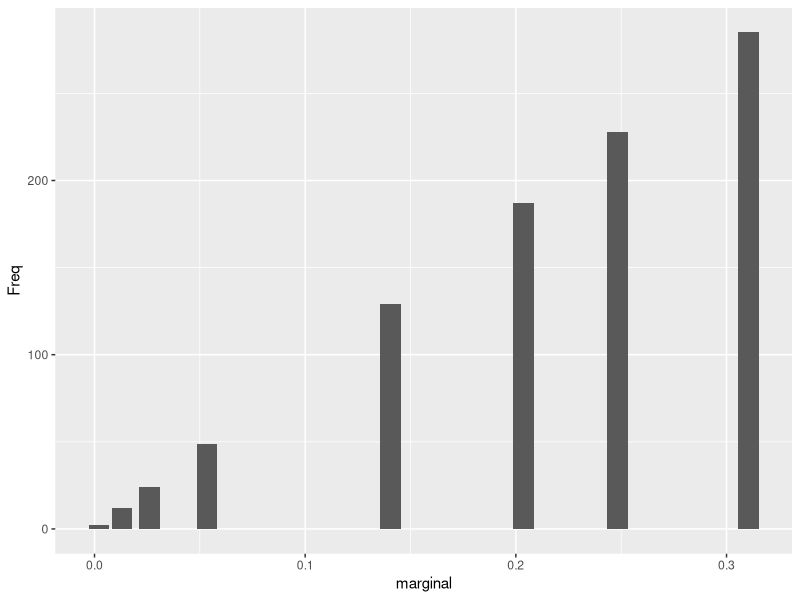
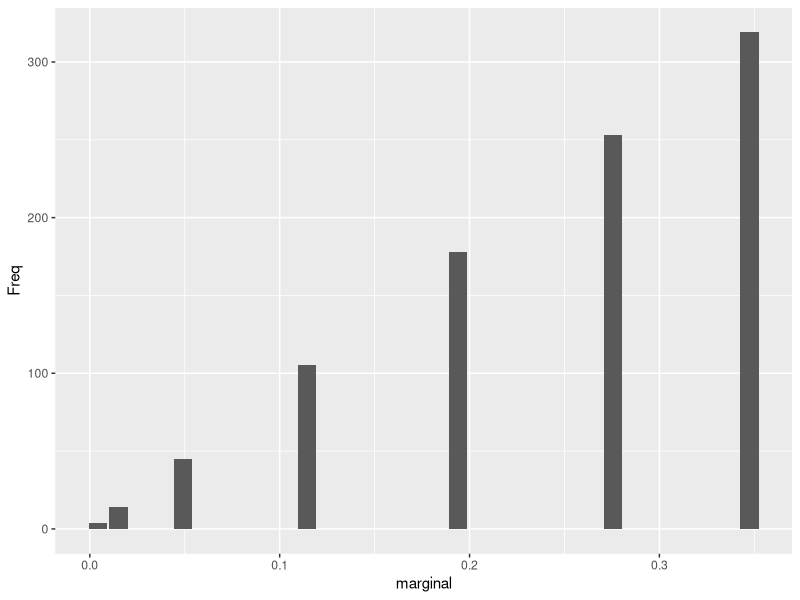

These charts were generated, in order, by the following R code: (Note: this script raises an error after producing the figures.)
library(dplyr)
library(ggplot2)
#1.- Con el último data frame obtenido en el postwork de
#la sesión 2, elabora tablas de frecuencias relativas para 
#estimar las siguientes probabilidades:
#La probabilidad (marginal) de que el equipo que juega en
#casa anote x goles (x=0,1,2,)
setwd("C:/Users/Dell/Documents/GitHub/BEDUpostworkRicardo/Postwork/Sesion2/")
df <- read.csv(file = 'Sesion2.csv')#Se lee data frame
#Aquí se calcula la marginal del equipo de casa
goles<-df %>% select(FTHG, FTAG)#Se crea dataframe con goles de casa y visitantes
n<-length(goles[,1])#Variable que nos dice el total de partidos
marginal.casa <- table(goles$FTHG) #tabla con frecuencia de goles
marginal.casa <- as.data.frame(marginal.casa) #se cambia formato a dataframe
names(marginal.casa)[1] = 'Goles' #se renombra la primer columna
marginal.casa$marginal <- marginal.casa$Freq / n #Se calcula la marginal 
marginal.casa


#La probabilidad (marginal) de que el equipo que juega como 
#visitante anote y goles (y=0,1,2,)
marginal.visitante <- table(goles$FTAG) #tabla con frecuencia de goles
marginal.visitante <- as.data.frame(marginal.visitante) #se cambia formato a dataframe
names(marginal.visitante)[1] <- 'Goles' #se renombra la primer columna
marginal.visitante$marginal <- marginal.visitante$Freq / n
marginal.visitante



#La probabilidad (conjunta) de que el equipo que juega en casa
#anote x goles y el equipo que juega como visitante anote y goles
#(x=0,1,2,, y=0,1,2,)
goles$conjuntas <- paste(goles$FTHG,goles$FTAG)#Se crea una nueva columna con los goles conjuntos
goles
probabilidad.conjunta <- table(goles$conjuntas) #tabla con frecuencia de goles
probabilidad.conjunta <- as.data.frame(probabilidad.conjunta) #se cambia formato a dataframe
names(probabilidad.conjunta)[1] <- 'resultado.partido' #se renombra la primer columna
probabilidad.conjunta$conjunta <- probabilidad.conjunta$Freq / n #Se calcula la conjunta
probabilidad.conjunta

#2.Realiza lo siguiente:
#Un gráfico de barras para las probabilidades marginales 
#estimadas del número de goles que anota el equipo de casa
ggplot(marginal.casa, aes(x = marginal, y = Freq)) + 
  geom_bar (stat="identity", position = "dodge") # Funciones del paquete ggplot2


#Un gráfico de barras para las probabilidades marginales
#estimadas del número de goles que anota el equipo visitante.
ggplot(marginal.visitante, aes(x = marginal, y = Freq)) + 
  geom_bar (stat="identity", position = "dodge") # Funciones del paquete ggplot2


#Un HeatMap para las probabilidades conjuntas estimadas de los 
#números de goles que anotan el equipo de casa y el equipo 
#visitante en un partido.

######Esta sección de código no se ha resuelto
probabilidad.conjunta$golcasa<-c(0,0,0,0,0,0,0,1,1,1,1,1,1,1,2,2,2,2,2,2,2,3,3,3,3,3,3,4,4,4,4,4,5,5,5,6,6,7,7,8,8)
probabilidad.conjunta$golvisitante<-c(0,1,2,3,4,5,6,0,1,2,3,4,5,6,0,1,2,3,4,5,6,0,1,2,3,4,5,0,1,2,3,4,0,1,2,0,1,0,1,0,1)
golcasa<- c(3,rep(4,2),rep(5,4),rep(6,5),rep(7,5),rep(8,5))
golvisitante<-c(6,5,6,3,4,5,6,2,3,4,5,6,2,3,4,5,6,2,3,4,5,6)
conjunta<-c(rep(0,22))
extra<-data.frame(golcasa,golvisitante,conjunta)
probabilidad.conjunta<-rbind(probabilidad.conjunta,extra)
probabilidad.conjunta

install.packages(c("tidyr", "devtools"))
library(tidyr)
probabilidad.conjunta<-select(probabilidad.conjunta,golcasa,golvisitante,conjunta)
#probabilidad.conjunta$golcasa <- as.numeric(probabilidad.conjunta$golcasa)
head(probabilidad.conjunta)
str(probabilidad.conjunta)
spread(probabilidad.conjunta, golcasa,golvisitante )

